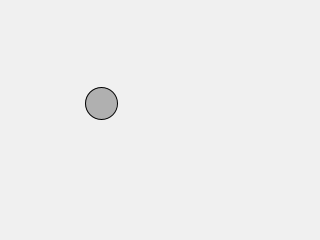
Frame 1 (no input)
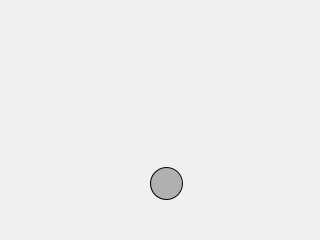
Frame 60 (the mouse pressed at the canvas centre just before this capture)
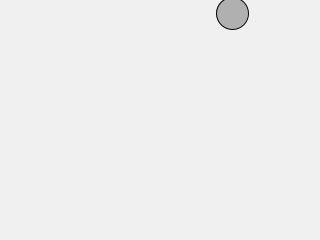
Frame 120 (the mouse held since frame 60 and released just before this capture)

The Processing sketch that drew these frames (run headless with seeded random() and noise(); from frame 60 on, the mouse is pressed at the canvas centre):

// Processing sketch: nature_of_code_vectors
// ── nature_of_code_vectors.pde
void setup() {
 size(320,240);
 background(240); 
}

class PVector {
  float x;
  float y;
  PVector(float x_, float y_) {
    x = x_;
    y = y_;
  }
  
  void add(PVector v) {
    x = x + v.x;
    y = y + v.y;
  }
  void sub(PVector v) {
    x = x - v.x;
    y = y - v.y;
  }
  void mult(float n) {
    x = x * n;
    y = y * n;
  }
  void div(float n) {
    x = x / n;
    y = y / n;
  }
  float mag() {
    return sqrt(x*x + y*y);
  }
  void normalize(){
    float m = mag();
    if (m != 0) {
      div(m);
    }
  }
}

PVector location = new PVector(100.0, 100.0);
PVector velocity = new PVector(1.1, 3.3);

void draw() {
  background(240);
  location.add(velocity);
  
  if (location.x > width) {
    location.x = width;
    velocity.x = velocity.x *-1;
    
  } else if ( location.x < 0 ) {
    location.x = 0;
    velocity.x = velocity.x *-1;
  }
  
  if (location.y > height) {
    location.y = height;
    velocity.y = velocity.y * -1;
    
  } else if ( location.y < 0 ) {
    location.y = 0;
    velocity.y = velocity.y*-1;
  }
  

  stroke(0);
  fill(176);
  ellipse(location.x, location.y,32,32);

  
} 
